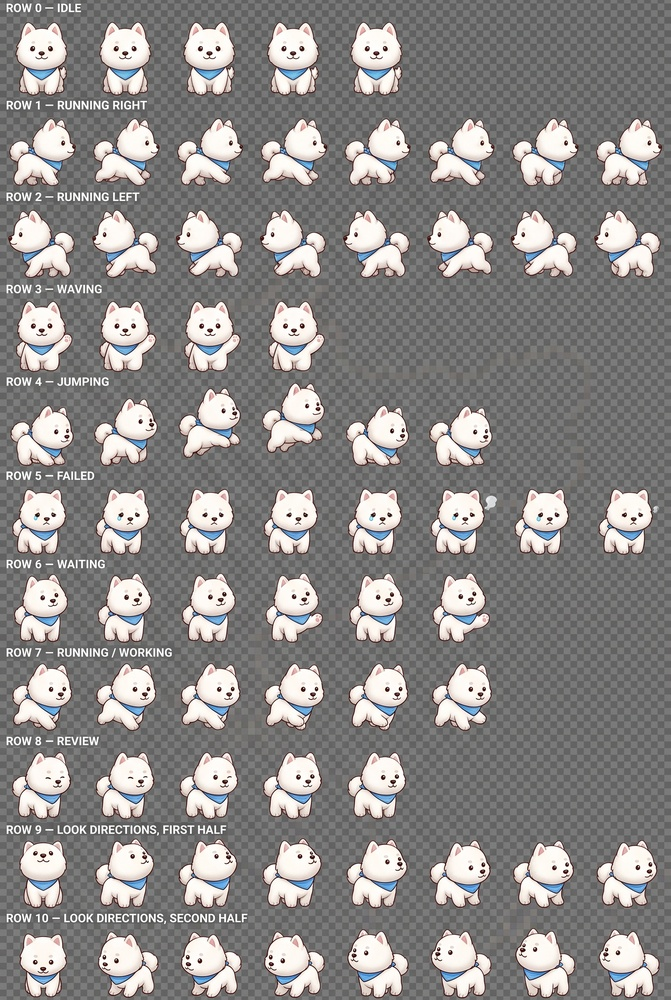
#> input picture 13_imagine/Gemini_Generated_Image_8ey5zg8ey5zg8ey5.jpg, 671 x 1000 px, shrunk from 1696 x 2528 before the run, found by its file name
$ python text.py
#> lines starting #> are read from the running program, lines starting #| are printed output that depends on the picture; after the words box and inside, x2 and y2 are one past the last pixel; in counts of white or black regions, pixels touching at a corner belong together
import numpy as np
from PIL import Image

SRC = r"c:/Users/hp/Desktop/Python_Projects/my_project/13_imagine/Gemini_Generated_Image_8ey5zg8ey5zg8ey5.jpg"

arr = np.array(Image.open(SRC).convert("RGB")).astype(np.int16)
H, W, _ = arr.shape
#> H = 1000; W = 671
mx = arr.max(axis=2)
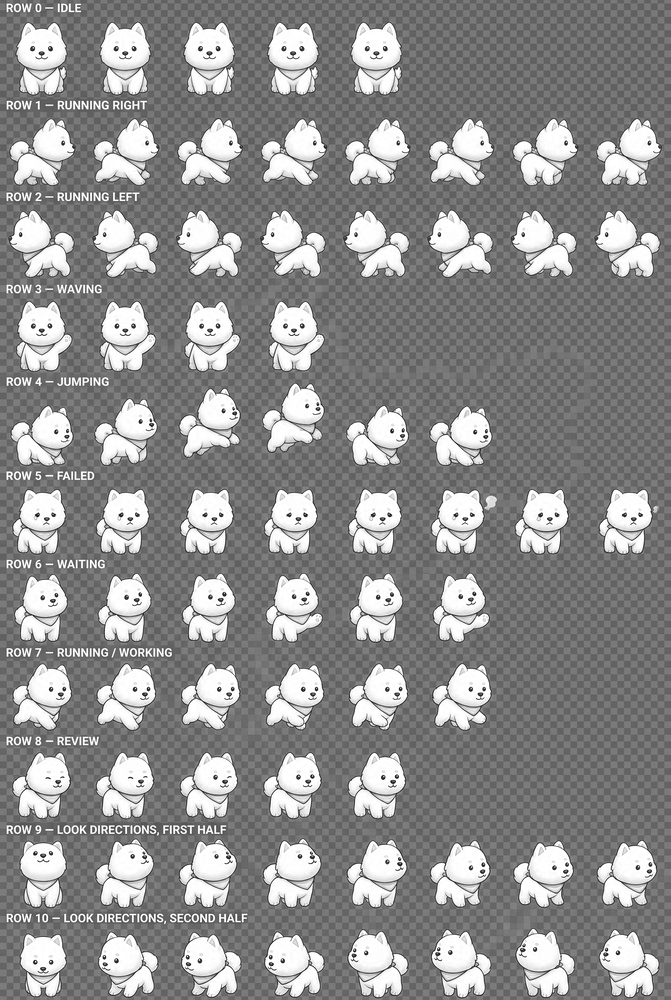
#> mx: shape (1000, 671) int16; min 11, max 255, mean 143.2
mn = arr.min(axis=2)
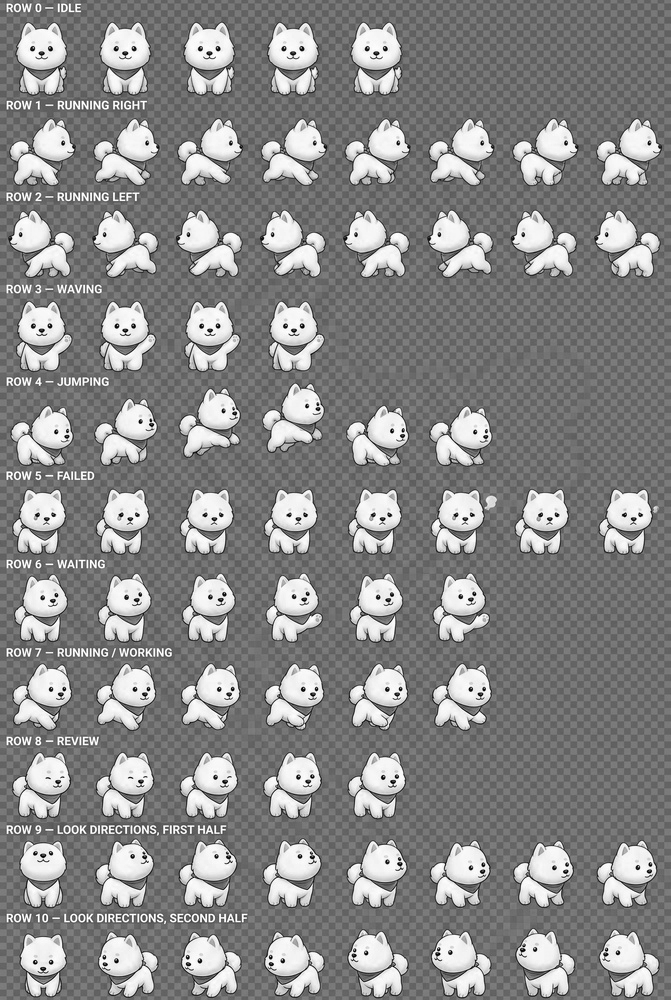
#> mn: shape (1000, 671) int16; min 0, max 255, mean 136.6
sat = mx - mn
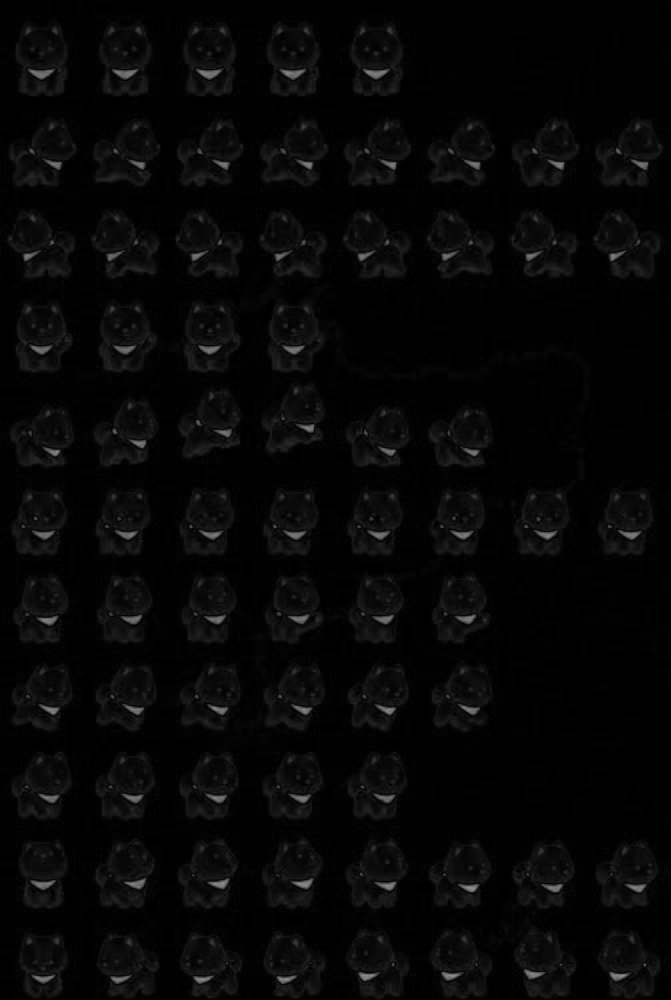
#> sat: shape (1000, 671) int16; min 0, max 144, mean 6.6

near_white = (sat < 15) & (mx >= 240)
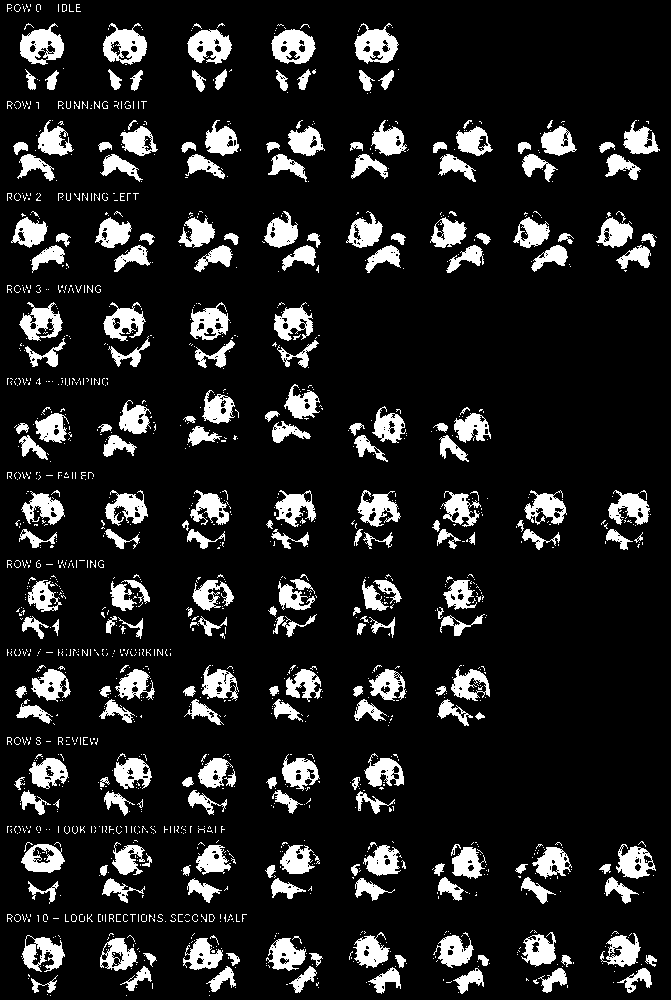
#> near_white: shape (1000, 671) bool; 12.7% white; 1448 white regions (1204 under 20 px), largest, box (x1, y1, x2, y2) and area: (354, 23, 399, 64) 1056, (103, 23, 147, 65) 1053, (20, 23, 64, 65) 1041
prof = near_white.mean(axis=1)
#> prof = 1000 values, max 0.523 at index 147, min 0 at index 0, mean 0.127
print("near-white row profile (every 8px), W =", W)
#| near-white row profile (every 8px), W = 671
for y in range(0, H, 8):
    f = float(prof[y:y + 8].mean())
    n = int(f * W * 8)
    print(f"{y:5d} {n:6d} " + "#" * min(60, n // 8))
#> this loop made 125 passes
#> (f, n) on passes 1 to 12: (0.0121, 65), (0.0119, 64), (0.00224, 12), (0.0686, 368), (0.242, 1298), (0.276, 1483), (0.235, 1262), (0.161, 862), (0.0145, 77), (0.112, 599), (0.119, 637), (0.0225, 121)
#|     0     65 ########
#|     8     64 ########
#|    16     12 #
#|    24    368 ##############################################
#|    32   1298 ############################################################
#|    40   1483 ############################################################
#|    48   1262 ############################################################
#|    56    862 ############################################################
#> (further printed lines are left out)
